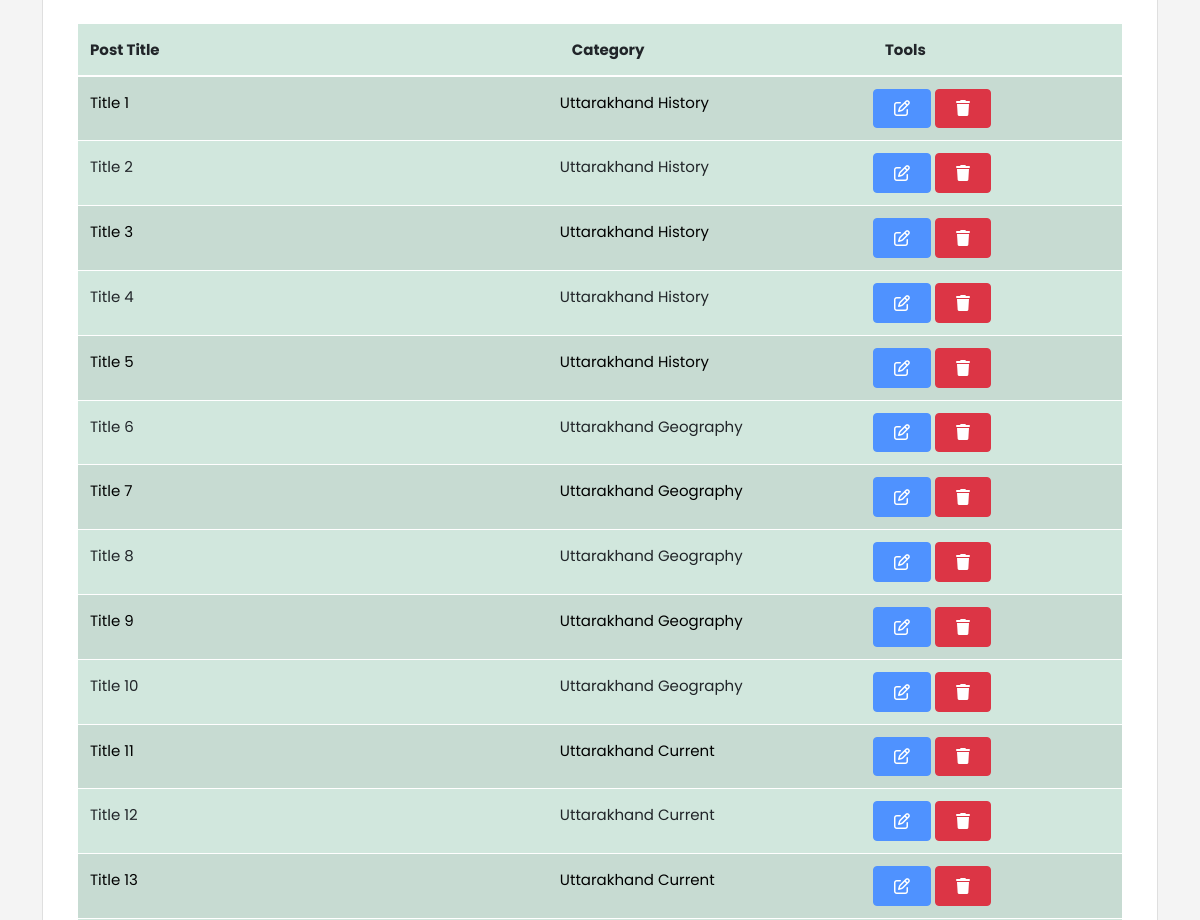
Before: /dashboard (signed in, middle part) with the older database file.
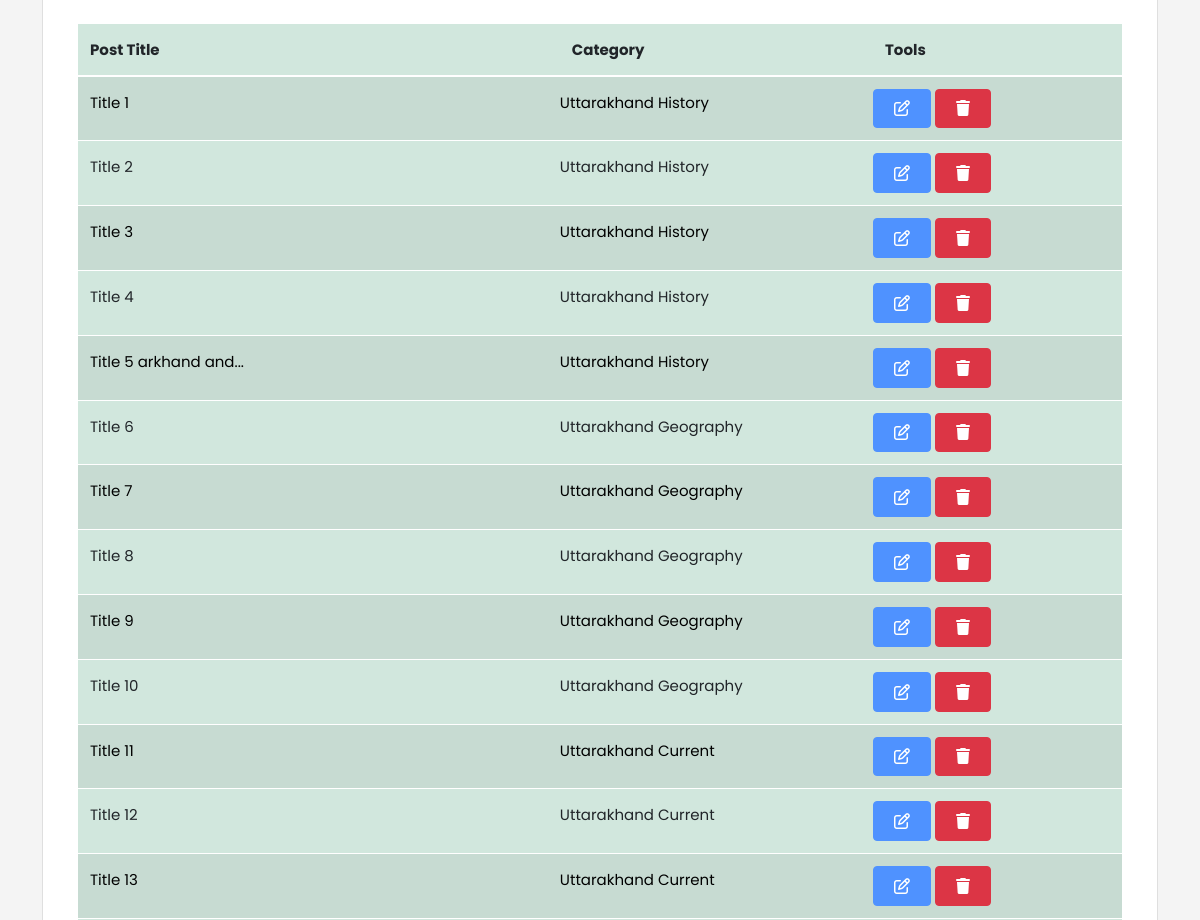
After: the same page with the newer database file.
### app.py (models this page shows)
class Posts(db.Model):
    id = db.Column(db.Integer, primary_key=True)
    title = db.Column(db.String(50), nullable=False)
    category = db.Column(db.String(50), nullable=False)
    content = db.Column(db.String(500), nullable=False)
    date_added = db.Column(db.Date, default=date.today)
    date_time = db.Column(db.DateTime, default=datetime.utcnow)
    poster_id = db.Column(db.Integer, db.ForeignKey('users.id'))
    likes=db.relationship('Likes',backref='post',passive_deletes=True)

### app.py (the view)
@app.route('/dashboard', methods=['GET', 'POST'])
@login_required
def dashboard():
    post = Posts.query.filter_by(poster_id=current_user.id).all()
    print(post)
    return render_template('dashboard.html',current_user=current_user,post=post)

### app.py (called while the page is built)
@login_manager.user_loader
def load_user(user_id):
    return Users.query.get(int(user_id))

### templates/dashboard.html (shortened to what this page needs)
{% extends 'base2.html' %}
{% block content %}
<br>
        </div>
<br>
<br>
<br>
{% if current_user.is_authenticated and (current_user.role=='Author' or current_user.role=='Admin') %}
<div class="card rounded-4">
    <div class="card-body rounded-4">
        <p class="card-text">
        <div class="container">
            <div class="row">
                <div class="col rounded-4"  style="min-width: 14.125rem;" >
                    <table class="table table-success table-striped">
                        <thead>
                            <tr>
                                <th>Post Title</th>
                                <th style="width: 30%; padding-left: 1.5rem;">Category</th>
                                <th style="width: 25%; padding-left: 1.5rem;">Tools</th>
                            </tr>
                        </thead>
                        <tbody>
                            {% for post in post %}
                                <tr>
                                    <td>{{ post.title|truncate(30) }}</td>
                                    <td>{{ post.category}}</td>
                                    <td>
                                        <a href="{{url_for('edit_post',id=post.id)}}" class="btn btn-primary"><i class="fa-regular fa-pen-to-square" style="padding: .3rem .5rem;"></i></a>
                                        <a onclick="return confirm('Are you sure you want to delete this post?');" href="{{url_for('delete_post',id=post.id)}}" class="btn btn-danger"><i class="fas fa-trash" style="padding: .3rem .5rem; "></i></a>
                                    </td>
                                </tr>
                            {% endfor %}
                        </tbody>
                    </table>
                </div>
            </div>
        </div>
    </div>
</div>
<br><br>
{% endif %}
<br>
{% endblock %}

Changed rows visible on the page:
changed Posts: title "Title 5" → "Title 5 arkhand and..."
